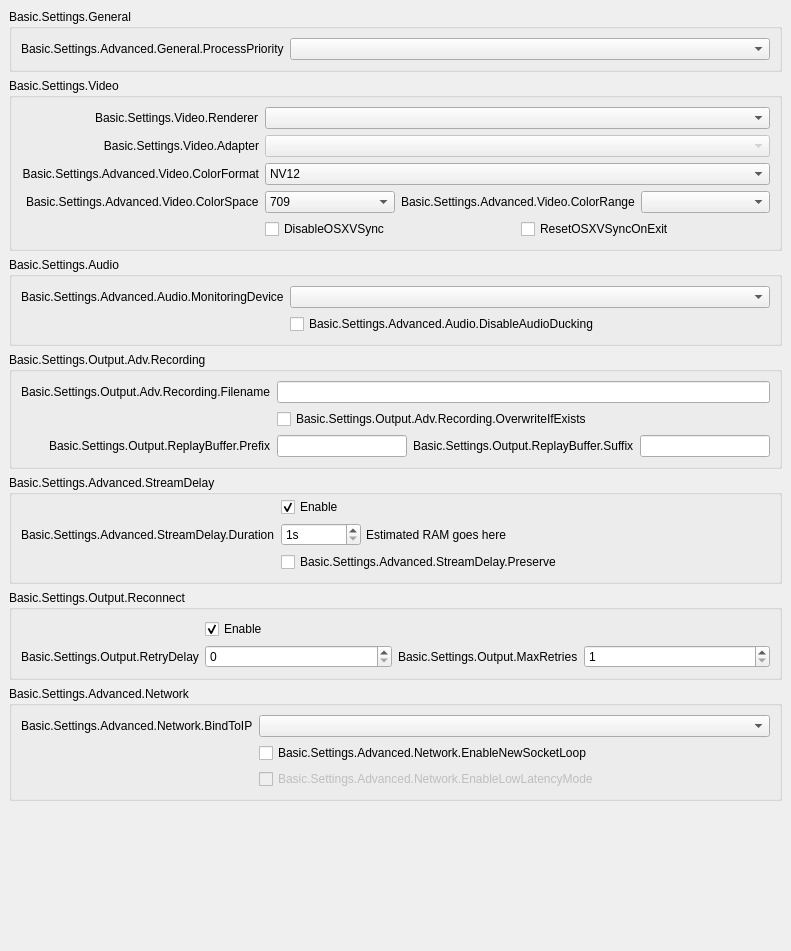
           <widget class="QWidget" name="scrollAreaWidgetContents">
            <property name="geometry">
             <rect>
              <x>0</x>
              <y>0</y>
              <width>791</width>
              <height>951</height>
             </rect>
            </property>
            <layout class="QVBoxLayout" name="verticalLayout_16">
             <property name="leftMargin">
              <number>0</number>
             </property>
             <property name="topMargin">
              <number>0</number>
             </property>
             <property name="rightMargin">
              <number>0</number>
             </property>
             <property name="bottomMargin">
              <number>9</number>
             </property>
             <item alignment="Qt::AlignTop">
              <widget class="QWidget" name="widget_11" native="true">
               <layout class="QVBoxLayout" name="verticalLayout_17">
                <item>
                 <widget class="QGroupBox" name="advancedGeneralGroupBox">
                  <property name="title">
                   <string>Basic.Settings.General</string>
                  </property>
                  <layout class="QFormLayout" name="formLayout_22">
                   <property name="fieldGrowthPolicy">
                    <enum>QFormLayout::AllNonFixedFieldsGrow</enum>
                   </property>
                   <item row="0" column="0">
                    <widget class="QLabel" name="processPriorityLabel">
                     <property name="text">
                      <string>Basic.Settings.Advanced.General.ProcessPriority</string>
                     </property>
                     <property name="buddy">
                      <cstring>processPriority</cstring>
                     </property>
                    </widget>
                   </item>
                   <item row="0" column="1">
                    <widget class="QComboBox" name="processPriority"/>
                   </item>
                  </layout>
                 </widget>
                </item>
                <item>
                 <widget class="QGroupBox" name="advancedVideoContainer">
                  <property name="title">
                   <string>Basic.Settings.Video</string>
                  </property>
                  <layout class="QFormLayout" name="formLayout_14">
                   <property name="fieldGrowthPolicy">
                    <enum>QFormLayout::AllNonFixedFieldsGrow</enum>
                   </property>
                   <property name="labelAlignment">
                    <set>Qt::AlignRight|Qt::AlignTrailing|Qt::AlignVCenter</set>
                   </property>
                   <item row="0" column="0">
                    <widget class="QLabel" name="rendererLabel">
                     <property name="text">
                      <string>Basic.Settings.Video.Renderer</string>
                     </property>
                     <property name="buddy">
                      <cstring>renderer</cstring>
                     </property>
                    </widget>
                   </item>
                   <item row="0" column="1">
                    <widget class="QComboBox" name="renderer">
                     <property name="currentText">
                      <string notr="true"/>
                     </property>
                    </widget>
                   </item>
                   <item row="1" column="0">
                    <widget class="QLabel" name="adapterLabel">
                     <property name="text">
                      <string>Basic.Settings.Video.Adapter</string>
                     </property>
                     <property name="alignment">
                      <set>Qt::AlignRight|Qt::AlignTrailing|Qt::AlignVCenter</set>
                     </property>
                     <property name="buddy">
                      <cstring>adapter</cstring>
                     </property>
                    </widget>
                   </item>
                   <item row="1" column="1">
                    <widget class="QComboBox" name="adapter">
                     <property name="enabled">
                      <bool>false</bool>
                     </property>
                     <property name="currentText">
                      <string notr="true"/>
                     </property>
                    </widget>
                   </item>
                   <item row="2" column="0">
                    <widget class="QLabel" name="label_30">
                     <property name="minimumSize">
                      <size>
                       <width>0</width>
                       <height>0</height>
                      </size>
                     </property>
                     <property name="text">
                      <string>Basic.Settings.Advanced.Video.ColorFormat</string>
                     </property>
                     <property name="alignment">
                      <set>Qt::AlignRight|Qt::AlignTrailing|Qt::AlignVCenter</set>
                     </property>
                     <property name="buddy">
                      <cstring>colorFormat</cstring>
                     </property>
                    </widget>
                   </item>
                   <item row="2" column="1">
                    <widget class="QComboBox" name="colorFormat">
                     <item>
                      <property name="text">
                       <string notr="true">NV12</string>
                      </property>
                     </item>
                     <item>
                      <property name="text">
                       <string notr="true">I420</string>
                      </property>
                     </item>
                     <item>
                      <property name="text">
                       <string>I444</string>
                      </property>
                     </item>
                     <item>
                      <property name="text">
                       <string notr="true">RGB</string>
                      </property>
                     </item>
                    </widget>
                   </item>
                   <item row="4" column="1">
                    <layout class="QHBoxLayout" name="horizontalLayout_18">
                     <property name="leftMargin">
                      <number>0</number>
                     </property>
                     <property name="topMargin">
                      <number>0</number>
                     </property>
                     <property name="rightMargin">
                      <number>0</number>
                     </property>
                     <property name="bottomMargin">
                      <number>0</number>
                     </property>
                     <item>
                      <widget class="QCheckBox" name="disableOSXVSync">
                       <property name="text">
                        <string>DisableOSXVSync</string>
                       </property>
                      </widget>
                     </item>
                     <item>
                      <widget class="QCheckBox" name="resetOSXVSync">
                       <property name="text">
                        <string>ResetOSXVSyncOnExit</string>
                       </property>
                      </widget>
                     </item>
                    </layout>
                   </item>
                   <item row="3" column="1">
                    <layout class="QHBoxLayout" name="horizontalLayout_20">
                     <property name="leftMargin">
                      <number>0</number>
                     </property>
                     <property name="topMargin">
                      <number>0</number>
                     </property>
                     <property name="rightMargin">
                      <number>0</number>
                     </property>
                     <property name="bottomMargin">
                      <number>0</number>
                     </property>
                     <item>
                      <widget class="QComboBox" name="colorSpace">
                       <item>
                        <property name="text">
                         <string notr="true">709</string>
                        </property>
                       </item>
                       <item>
                        <property name="text">
                         <string notr="true">601</string>
                        </property>
                       </item>
                      </widget>
                     </item>
                     <item>
                      <widget class="QLabel" name="label_34">
                       <property name="sizePolicy">
                        <sizepolicy hsizetype="Maximum" vsizetype="Preferred">
                         <horstretch>0</horstretch>
                         <verstretch>0</verstretch>
                        </sizepolicy>
                       </property>
                       <property name="text">
                        <string>Basic.Settings.Advanced.Video.ColorRange</string>
                       </property>
                       <property name="buddy">
                        <cstring>colorRange</cstring>
                       </property>
                      </widget>
                     </item>
                     <item>
                      <widget class="QComboBox" name="colorRange"/>
                     </item>
                    </layout>
                   </item>
                   <item row="3" column="0">
                    <widget class="QLabel" name="label_33">
                     <property name="text">
                      <string>Basic.Settings.Advanced.Video.ColorSpace</string>
                     </property>
                     <property name="buddy">
                      <cstring>colorSpace</cstring>
                     </property>
                    </widget>
                   </item>
                  </layout>
                 </widget>
                </item>
                <item>
                 <widget class="QGroupBox" name="advAudioGroupBox">
                  <property name="title">
                   <string>Basic.Settings.Audio</string>
                  </property>
                  <layout class="QFormLayout" name="formLayout_27">
                   <property name="fieldGrowthPolicy">
                    <enum>QFormLayout::AllNonFixedFieldsGrow</enum>
                   </property>
                   <item row="0" column="0">
                    <widget class="QLabel" name="monitoringDeviceLabel">
                     <property name="text">
                      <string>Basic.Settings.Advanced.Audio.MonitoringDevice</string>
                     </property>
                     <property name="buddy">
                      <cstring>monitoringDevice</cstring>
                     </property>
                    </widget>
                   </item>
                   <item row="0" column="1">
                    <widget class="QComboBox" name="monitoringDevice"/>
                   </item>
                   <item row="1" column="1">
                    <widget class="QCheckBox" name="disableAudioDucking">
                     <property name="text">
                      <string>Basic.Settings.Advanced.Audio.DisableAudioDucking</string>
                     </property>
                    </widget>
                   </item>
                  </layout>
                 </widget>
                </item>
                <item>
                 <widget class="QGroupBox" name="groupBox_6">
                  <property name="title">
                   <string>Basic.Settings.Output.Adv.Recording</string>
                  </property>
                  <layout class="QFormLayout" name="formLayout_17">
                   <property name="fieldGrowthPolicy">
                    <enum>QFormLayout::AllNonFixedFieldsGrow</enum>
                   </property>
                   <property name="labelAlignment">
                    <set>Qt::AlignRight|Qt::AlignTrailing|Qt::AlignVCenter</set>
                   </property>
                   <item row="0" column="0">
                    <widget class="QLabel" name="label_7">
                     <property name="text">
                      <string>Basic.Settings.Output.Adv.Recording.Filename</string>
                     </property>
                     <property name="buddy">
                      <cstring>filenameFormatting</cstring>
                     </property>
                    </widget>
                   </item>
                   <item row="0" column="1">
                    <widget class="QLineEdit" name="filenameFormatting"/>
                   </item>
                   <item row="1" column="1">
                    <widget class="QCheckBox" name="overwriteIfExists">
                     <property name="text">
                      <string>Basic.Settings.Output.Adv.Recording.OverwriteIfExists</string>
                     </property>
                    </widget>
                   </item>
                   <item row="2" column="1">
                    <layout class="QHBoxLayout" name="horizontalLayout_14">
                     <property name="leftMargin">
                      <number>0</number>
                     </property>
                     <property name="topMargin">
                      <number>0</number>
                     </property>
                     <property name="rightMargin">
                      <number>0</number>
                     </property>
                     <property name="bottomMargin">
                      <number>0</number>
                     </property>
                     <item>
                      <widget class="QLineEdit" name="simpleRBPrefix"/>
                     </item>
                     <item>
                      <widget class="QLabel" name="label_58">
                       <property name="text">
                        <string>Basic.Settings.Output.ReplayBuffer.Suffix</string>
                       </property>
                       <property name="buddy">
                        <cstring>simpleRBSuffix</cstring>
                       </property>
                      </widget>
                     </item>
                     <item>
                      <widget class="QLineEdit" name="simpleRBSuffix"/>
                     </item>
                    </layout>
                   </item>
                   <item row="2" column="0">
                    <widget class="QLabel" name="label_57">
                     <property name="text">
                      <string>Basic.Settings.Output.ReplayBuffer.Prefix</string>
                     </property>
                     <property name="buddy">
                      <cstring>simpleRBPrefix</cstring>
                     </property>
                    </widget>
                   </item>
                  </layout>
                 </widget>
                </item>
                <item>
                 <widget class="QGroupBox" name="groupBox_5">
                  <property name="title">
                   <string>Basic.Settings.Advanced.StreamDelay</string>
                  </property>
                  <layout class="QFormLayout" name="formLayout_18">
                   <property name="fieldGrowthPolicy">
                    <enum>QFormLayout::AllNonFixedFieldsGrow</enum>
                   </property>
                   <property name="topMargin">
                    <number>2</number>
                   </property>
                   <item row="1" column="0">
                    <widget class="QLabel" name="label_56">
                     <property name="text">
                      <string>Basic.Settings.Advanced.StreamDelay.Duration</string>
                     </property>
                     <property name="buddy">
                      <cstring>streamDelaySec</cstring>
                     </property>
                    </widget>
                   </item>
                   <item row="1" column="1">
                    <widget class="QWidget" name="widget_12" native="true">
                     <property name="enabled">
                      <bool>true</bool>
                     </property>
                     <layout class="QHBoxLayout" name="horizontalLayout_13">
                      <property name="spacing">
                       <number>5</number>
                      </property>
                      <property name="leftMargin">
                       <number>0</number>
                      </property>
                      <property name="topMargin">
                       <number>0</number>
                      </property>
                      <property name="rightMargin">
                       <number>0</number>
                      </property>
                      <property name="bottomMargin">
                       <number>0</number>
                      </property>
                      <item>
                       <widget class="QSpinBox" name="streamDelaySec">
                        <property name="enabled">
                         <bool>true</bool>
                        </property>
                        <property name="sizePolicy">
                         <sizepolicy hsizetype="Maximum" vsizetype="Fixed">
                          <horstretch>0</horstretch>
                          <verstretch>0</verstretch>
                         </sizepolicy>
                        </property>
                        <property name="minimumSize">
                         <size>
                          <width>80</width>
                          <height>0</height>
                         </size>
                        </property>
                        <property name="suffix">
                         <string notr="true">s</string>
                        </property>
                        <property name="minimum">
                         <number>1</number>
                        </property>
                        <property name="maximum">
                         <number>1800</number>
                        </property>
                       </widget>
                      </item>
                      <item>
                       <widget class="QLabel" name="streamDelayInfo">
                        <property name="text">
                         <string notr="true">Estimated RAM goes here</string>
                        </property>
                       </widget>
                      </item>
                     </layout>
                    </widget>
                   </item>
                   <item row="2" column="1">
                    <widget class="QCheckBox" name="streamDelayPreserve">
                     <property name="text">
                      <string>Basic.Settings.Advanced.StreamDelay.Preserve</string>
                     </property>
                    </widget>
                   </item>
                   <item row="0" column="1">
                    <widget class="QCheckBox" name="streamDelayEnable">
                     <property name="text">
                      <string>Enable</string>
                     </property>
                     <property name="checked">
                      <bool>true</bool>
                     </property>
                    </widget>
                   </item>
                  </layout>
                 </widget>
                </item>
                <item>
                 <widget class="QGroupBox" name="groupBox_7">
                  <property name="title">
                   <string>Basic.Settings.Output.Reconnect</string>
                  </property>
                  <layout class="QFormLayout" name="formLayout_19">
                   <property name="fieldGrowthPolicy">
                    <enum>QFormLayout::AllNonFixedFieldsGrow</enum>
                   </property>
                   <item row="0" column="1">
                    <widget class="QCheckBox" name="reconnectEnable">
                     <property name="text">
                      <string>Enable</string>
                     </property>
                     <property name="checked">
                      <bool>true</bool>
                     </property>
                    </widget>
                   </item>
                   <item row="1" column="1">
                    <layout class="QHBoxLayout" name="horizontalLayout_19">
                     <property name="leftMargin">
                      <number>0</number>
                     </property>
                     <property name="topMargin">
                      <number>0</number>
                     </property>
                     <property name="rightMargin">
                      <number>0</number>
                     </property>
                     <property name="bottomMargin">
                      <number>0</number>
                     </property>
                     <item>
                      <widget class="QSpinBox" name="reconnectRetryDelay">
                       <property name="maximum">
                        <number>30</number>
                       </property>
                      </widget>
                     </item>
                     <item>
                      <widget class="QLabel" name="label_22">
                       <property name="sizePolicy">
                        <sizepolicy hsizetype="Maximum" vsizetype="Preferred">
                         <horstretch>0</horstretch>
                         <verstretch>0</verstretch>
                        </sizepolicy>
                       </property>
                       <property name="text">
                        <string>Basic.Settings.Output.MaxRetries</string>
                       </property>
                       <property name="buddy">
                        <cstring>reconnectMaxRetries</cstring>
                       </property>
                      </widget>
                     </item>
                     <item>
                      <widget class="QSpinBox" name="reconnectMaxRetries">
                       <property name="minimum">
                        <number>1</number>
                       </property>
                       <property name="maximum">
                        <number>10000</number>
                       </property>
                      </widget>
                     </item>
                    </layout>
                   </item>
                   <item row="1" column="0">
                    <widget class="QLabel" name="label_17">
                     <property name="text">
                      <string>Basic.Settings.Output.RetryDelay</string>
                     </property>
                     <property name="buddy">
                      <cstring>reconnectRetryDelay</cstring>
                     </property>
                    </widget>
                   </item>
                  </layout>
                 </widget>
                </item>
                <item>
                 <widget class="QGroupBox" name="advNetworkGroupBox">
                  <property name="title">
                   <string>Basic.Settings.Advanced.Network</string>
                  </property>
                  <layout class="QFormLayout" name="formLayout_23">
                   <property name="fieldGrowthPolicy">
                    <enum>QFormLayout::AllNonFixedFieldsGrow</enum>
                   </property>
                   <item row="0" column="1">
                    <widget class="QComboBox" name="bindToIP"/>
                   </item>
                   <item row="0" column="0">
                    <widget class="QLabel" name="label_27">
                     <property name="text">
                      <string>Basic.Settings.Advanced.Network.BindToIP</string>
                     </property>
                     <property name="buddy">
                      <cstring>bindToIP</cstring>
                     </property>
                    </widget>
                   </item>
                   <item row="1" column="1">
                    <widget class="QCheckBox" name="enableNewSocketLoop">
                     <property name="text">
                      <string>Basic.Settings.Advanced.Network.EnableNewSocketLoop</string>
                     </property>
                    </widget>
                   </item>
                   <item row="2" column="1">
                    <widget class="QCheckBox" name="enableLowLatencyMode">
                     <property name="enabled">
                      <bool>false</bool>
                     </property>
                     <property name="text">
                      <string>Basic.Settings.Advanced.Network.EnableLowLatencyMode</string>
                     </property>
                    </widget>
                   </item>
                  </layout>
                 </widget>
                </item>
                <item>
                 <widget class="QLabel" name="advancedMsg">
                  <property name="styleSheet">
                   <string notr="true">color: rgb(255, 0, 4);</string>
                  </property>
                  <property name="text">
                   <string notr="true"/>
                  </property>
                  <property name="wordWrap">
                   <bool>true</bool>
                  </property>
                 </widget>
                </item>
                <item>
                 <widget class="QLabel" name="advancedMsg2">
                  <property name="styleSheet">
                   <string notr="true">color: rgb(255, 0, 4);</string>
                  </property>
                  <property name="text">
                   <string notr="true"/>
                  </property>
                  <property name="wordWrap">
                   <bool>true</bool>
                  </property>
                 </widget>
                </item>
               </layout>
              </widget>
             </item>
            </layout>
           </widget>
